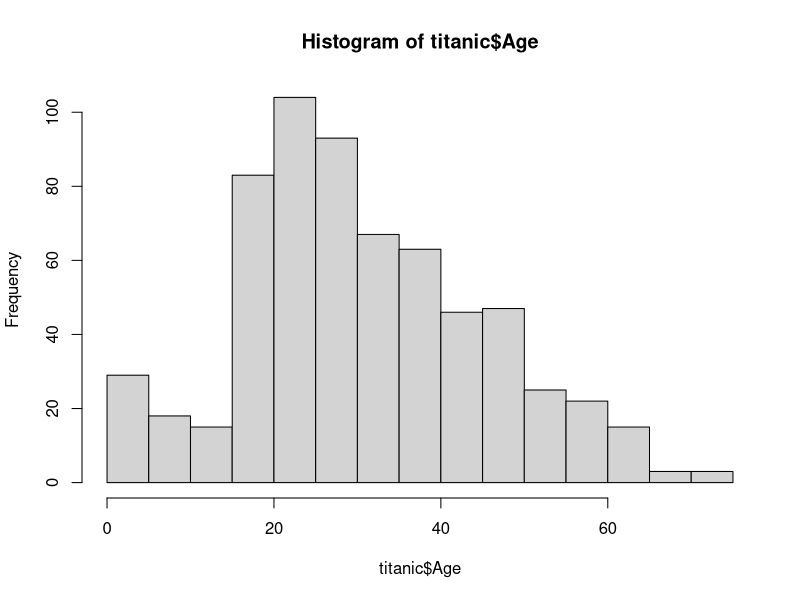
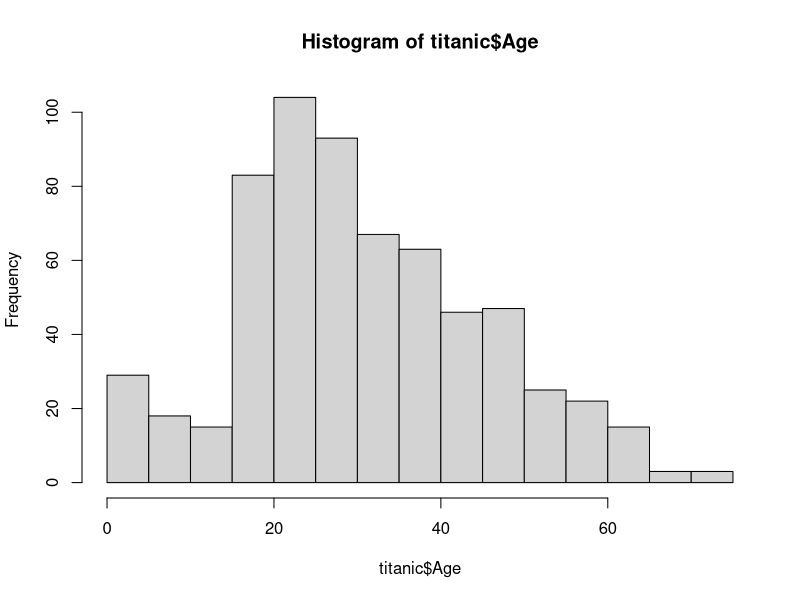
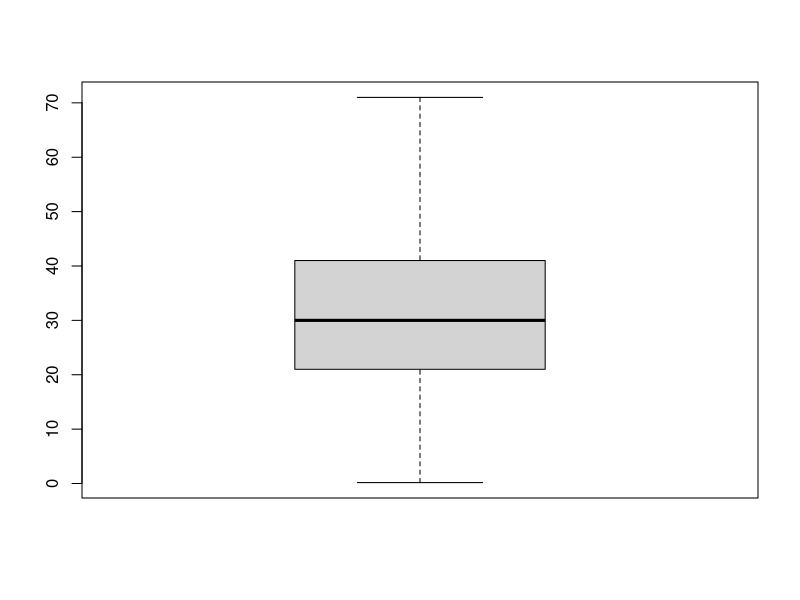
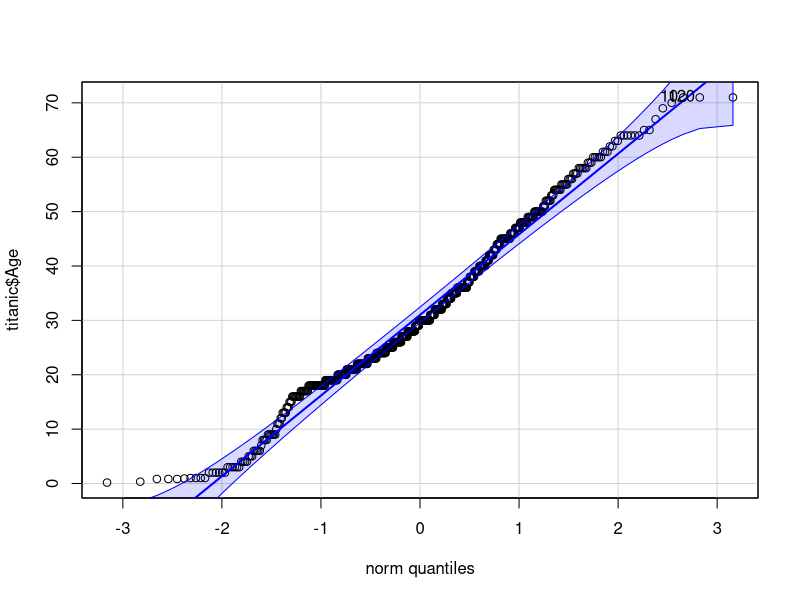
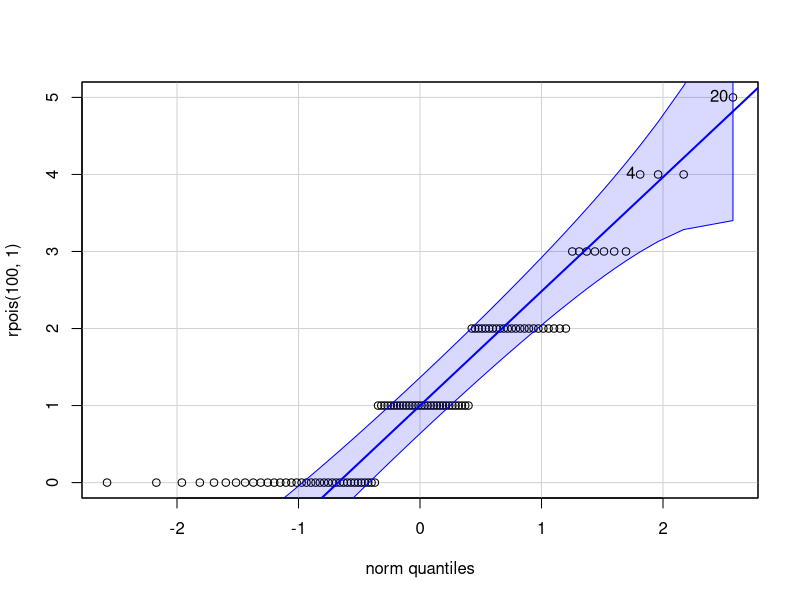
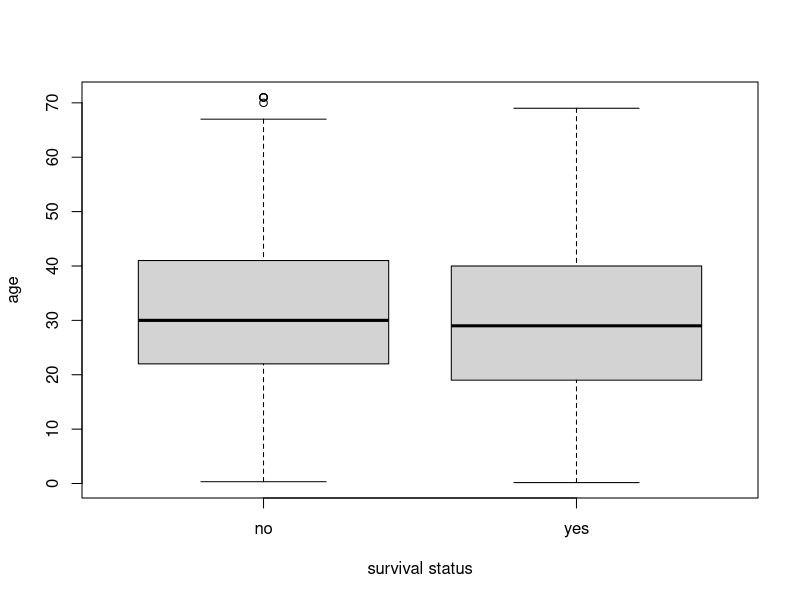
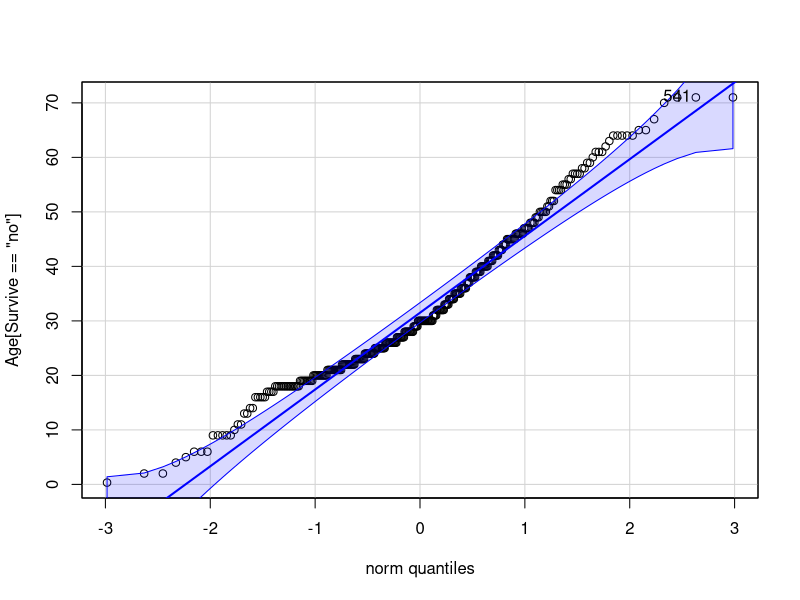
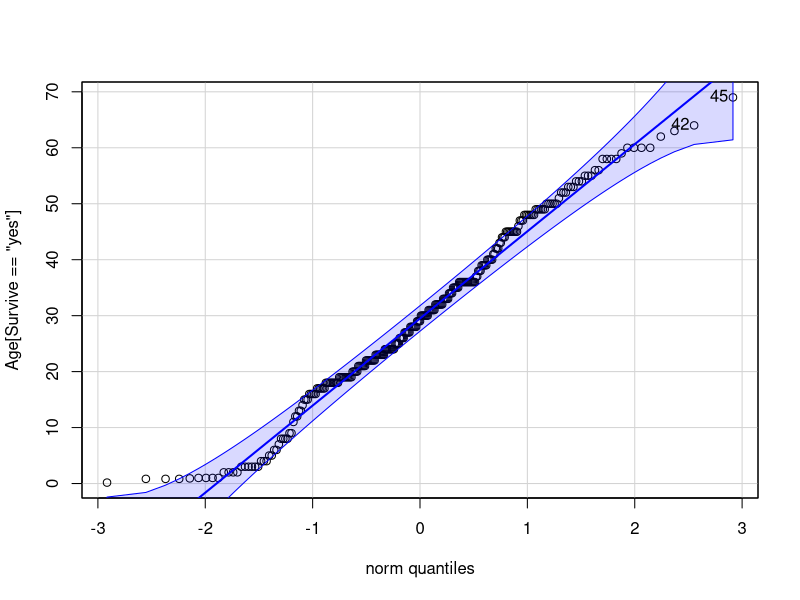

The R script that drew these images, in order:
## ---- chunk 1
# if you don't know how to use these functions, run the line ?hist()
#hist()
#qqPlot()
## ---- chunk 2
#shapiro.test()
## ---- chunk 3
knitr::opts_chunk$set(echo = TRUE)
knitr::opts_knit$set(root.dir = "~/Desktop/Classes/EEMB 146 S20/Week 4/Lab 4/Lab 4 data-20200420 2") #to set your working directory for the whole document so you don't have to set it in each code chunk
## ---- chunk 4
titanic <- read.csv('titanic.csv')

## ---- chunk 5
age <- hist(titanic$Age)
## ---- chunk 6
# data come from normal distribution data
# p < 0.05, not likely to come from normal distribution


# test 1
shapiro.test(titanic$Age) # data not normal

# test 2
hist(titanic$Age) # data are kinda normal result

# test 3
boxplot(titanic$Age) # data are kinda normal

# test 4
#install.packages('car') # if first time using package
library(car)

qqPlot(titanic$Age) # data are kinda normal
  # qqplot is different, don't use this

# What is a qqPlot doing?
  # R takes actual data, calculates mean & variance, generates points from your data,       plots your data against perfect normally distributed data

# How to read a qqPlot
  # xaxis -> quantiles
  # yaxia -> is your actual data
  
  # points are your data
  # center, solid blue is 1:1 line
  # dashed lines are 95% CI interval

# How to interpret a qqPlot
  # if data are perfectly normally distributed, they would fall along 1:1 lines
  # look at 95 CI, are there severe deriviations from this?
  # qqPlot will also label outliers

## titanic$Age looks normally distributed


## What would it look like if it wasn't normal?

qqPlot(rpois(100,1)) # big deviation from normality


# How do we check if our data is normal?
  # shapiro says no (test 1), 3 metrics (test 2-4) say they are
  # However, CTL.
    # if any distribution and we randomly generate 100 points from rpois, 100 times, and       take 100 means, those means would be normally distributed
    # if your sample is big, you can ignore not perfect and call it normal
    # 'big' is loosely defined >= 50 observations

# Conclusion: our data is normal enough to run t.test

## ---- chunk 7
# the one-sample t-test. modify the code for your variables!
#t.test(dataset$sample, mu=18) # self-check: why mu = 18?

t.test(titanic$Age, mu = 18)
## ---- chunk 8
# getting the critical two-sided t-value for alpha = 0.05 and df = 632
qt(0.025, 632) # self-check: why 0.025 and not 0.05?
## ---- chunk 9
t.test(titanic$Age)
## ---- chunk 10
?boxplot
survival <- boxplot(titanic$Age ~ titanic$Survive,
                    xlab = 'survival status',
                    ylab = 'age')
## ---- chunk 11
# Quantile-Qauntile plot is graphical technique to determine if two data sets come from populations with a common distribution. 

# Q-Q plot separated by group (surviving, yes or no). CHANGE THE VARIABLE NAMES IF NEEDED~!

#install.packages('car')
library(car) # load the package before you use it

with(titanic, qqPlot(Age[Survive == "no"])) #, dist="norm", id.method="y", id.n=0,labels=rownames(titanic)))# did you name titanic.csv "titanic"? if not, change it here
with(titanic, qqPlot(Age[Survive == "yes"])) #, dist="norm", id.method="y", id.n=0,labels=rownames(titanic))) # did you name titanic.csv "titanic"? if not, change it here

# Shapiro-Wilk test
with(titanic, shapiro.test(Age[Survive == "yes"]))
with(titanic, shapiro.test(Age[Survive == "no"]))
## ---- chunk 12
# Levene's test: response variable, group variable
leveneTest(titanic$Age, titanic$Survive)
## ---- chunk 13
# two-sample t-test with unequal variances (Welch's two-sample t-test)

#first, you have to subset the two groups
lived <- subset(titanic, Survive=="yes")
died <- subset(titanic, Survive=="no")

#now, run the t-test on those groups
t.test(lived$Age, died$Age, var.equal = FALSE) # note that 95% CI and a two-sided hypothesis are default settings, meaning we don't have to set them here!
## ---- chunk 14
t.test(lived$Age, died$Age, alternative="less", var.equal = FALSE) # here, we specify the one-sided "less" hypothesis, since two-sided is the default setting and we want to override that.
## ---- chunk 15
# upload code
dexterity <- read.csv('dexterity.csv')
names(dexterity)
## ---- chunk 16
# null : mu_dominant = mu_weak
# no difference between the time it takes to write 'the search for truth' with dominant vs. weak hand
# alternative: mu_dominant /= mu_weak
## ---- chunk 17
# preferred to plot difference (boxplot or histogram)
boxplot(dexterity$dominant_hand_s, dexterity$weak_hand_s, ylab = 'time')

# not ideal way
par(mfrow = c(1,2))
hist(dexterity$dominant_hand_s)
hist(dexterity$weak_hand_s)
par(mfrow = c(1,1))
## ---- chunk 18
# two-sample t-test with unequal variances (Welch's two-sample t-test)
?subset()
#first, you have to subset the two groups
dominant <- dexterity$dominant_hand_s
weak <- dexterity$weak_hand_s
diff <- dominant - weak

qqPlot(diff)
shapiro.test(diff)

#now, run the t-test on those groups
t.test(dexterity$dominant_hand_s, dexterity$weak_hand_s, var.equal = FALSE) # note that 95% CI and a two-sided hypothesis are default settings, meaning we don't have to set them here!
## ---- chunk 19
t.test(dexterity$dominant_hand_s, dexterity$weak_hand_s, paired = TRUE)
## ---- chunk 20
# import data set
bumpus <- read.csv('bumpus.csv')
## ---- chunk 21
# null : mu_alive = mu_dead
# no significant difference in mean bird lengths between alive or dead birds

# alternative : mu_alive /= mu_dead
## ---- chunk 22
boxplot(total_length_mm~survival, data = bumpus, id.method = 'y')
# shows that alive birds seem to be smaller than dead birds
## ---- chunk 23
# Shapiro-wilk normality test
with(bumpus, shapiro.test(total_length_mm[survival == 'no']))

with(bumpus, shapiro.test(total_length_mm[survival == 'yes']))
# residuals are not normal


# Q-Qplot
with(bumpus, qqPlot(total_length_mm[survival == "no"], dist ='norm'))

with(bumpus, qqPlot(total_length_mm[survival == 'yes'], dist = 'norm'))

# we are going to pretend that both classes are normally distributed

## ANSWER: The qqPlot and Shapiro-Wilk statistic show that for one of the classes(survival =='yes') the residuals are not quite normal. However, for this scenarior we are going to pretend that both classes are normally distributed. 

## ---- chunk 24
# testing some assumptions about homoegeneity of variance
with(bumpus, tapply(total_length_mm, survival, var, na.rm = TRUE))

# Levene's test for homogeneit of variance (center = 'median')
leveneTest(total_length_mm ~ survival, data = bumpus, center = 'median')

# ANSWER: because p = 0.1989 in levene's test, we do not have significant evidence to conclude that the variances between dead and alive birds are different. We will assume equal variance.

## ---- chunk 25
t.test(total_length_mm~survival, alternative = 'two.sided', conf.level = 0.95, var.equal = TRUE, data = bumpus)

# ANSWER: From the two-sampled t-test, we see that the p-vale = 0.003348 which is less than our level of significance or alpha of 0.05. Therefore, we reject our null hypothesis that dead and alive birds have equal body lengths and conclude that birds that survived have a significant difference in size than those that died
## ---- chunk 26
### THESE ARE THE PARAMETERS YOU WILL BE CHANGING ###
## POPULATION 1
MEAN1 = 1 # Mean of population 1, should be positive !
SD1 = 1 # Standard deviation of population 1
SAMPLE_SIZE1 = 5 # Number of samples you are drawing from the population
SKEWED1 = FALSE # Either TRUE or FALSE
## POPULATION 2
MEAN2 = 1 # Mean of population 2, should be positive !
SD2 = 1 # Standard deviation of population 2
SAMPLE_SIZE2 = 5 # Number of samples you are drawing from the population
SKEWED2 = FALSE # Either TRUE or FALSE
## ---- chunk 27
## POPULATION 1
MEAN1 = 1 # Mean of population 1, should be positive !
SD1 = 1 # Standard deviation of population 1
SAMPLE_SIZE1 = 5 # Number of samples you are drawing from the population
SKEWED1 = FALSE # Either TRUE or FALSE
## POPULATION 2
MEAN2 = 1 # Mean of population 2, should be positive !
SD2 = 5 # Standard deviation of population 2
SAMPLE_SIZE2 = 5 # Number of samples you are drawing from the population
SKEWED2 = FALSE # Either TRUE or FALSE

### DO NOT ENTER ANYTHING BELOW THIS LINE
#############################################################
#  All the code below this line is the simulation

## Make plots of the populations

vals = seq(-20, 20, len=100)

par(mfrow=c(1,2))

if(!SKEWED1){
    plot(vals, dnorm(vals, mean=MEAN1, sd=SD1), type="l", ylim=c(0, 0.5),
                    main="Shape of population 1", ylab="Density", xlab="x", col="red")
} else{
    plot(vals, dexp(vals, rate=1 / MEAN1), type="l", ylim=c(0, 0.5),
                    main="Shape of population 1", ylab="Density", xlab="x", col="red")
}

if(!SKEWED2){
    plot(vals, dnorm(vals, mean=MEAN2, sd=SD2), type="l", ylim=c(0, 0.5),
                    main="Shape of population 2", ylab="Density", xlab="x", col="blue")
} else{
    plot(vals, dexp(vals, rate=1 / MEAN2), type="l", ylim=c(0, 0.5),
                    main="Shape of population 2", ylab="Density", xlab="x", col="blue")
}


## RUN THE SIMULATION
SIM=5000  # Number of simulations
alpha = 0.05  # TYPE I ERROR RATE

if(!SKEWED1){
    pop1_results = matrix(rnorm(SIM * SAMPLE_SIZE1, mean=MEAN1, sd=SD1),
                            nrow=SAMPLE_SIZE1, ncol=SIM)
} else{
    pop1_results = matrix(rexp(SIM * SAMPLE_SIZE1, rate=1 / MEAN1),
                            nrow=SAMPLE_SIZE1, ncol=SIM)

}

if(!SKEWED2){
    pop2_results = matrix(rnorm(SIM * SAMPLE_SIZE2, mean=MEAN2, sd=SD2),
                            nrow=SAMPLE_SIZE2, ncol=SIM)
} else{
    pop2_results = matrix(rexp(SIM * SAMPLE_SIZE2, rate=1 / MEAN2),
                            nrow=SAMPLE_SIZE2, ncol=SIM)

}

significant = array(NA, dim=SIM)
for(i in 1:SIM){

    p_val = t.test(pop1_results[,i], pop2_results[,i], var.equal=TRUE)$p.value
    significant[i] = p_val < alpha

}

# PRINT YOUR RESULTS
if(MEAN1 == MEAN2){
    print(paste("Your true TYPE I ERROR RATE is:", sum(significant) / SIM))
} else {
    print(paste("Your TYPE II ERROR RATE is: ",
                    (length(significant) - sum(significant)) / SIM))
}


## ---- chunk 28
## POPULATION 1
MEAN1 = 1 # Mean of population 1, should be positive !
SD1 = 1 # Standard deviation of population 1
SAMPLE_SIZE1 = 25 # Number of samples you are drawing from the population
SKEWED1 = FALSE # Either TRUE or FALSE
## POPULATION 2
MEAN2 = 1 # Mean of population 2, should be positive !
SD2 = 5 # Standard deviation of population 2
SAMPLE_SIZE2 = 5 # Number of samples you are drawing from the population
SKEWED2 = FALSE # Either TRUE or FALSE

### DO NOT ENTER ANYTHING BELOW THIS LINE
#############################################################
#  All the code below this line is the simulation

## Make plots of the populations

vals = seq(-20, 20, len=100)

par(mfrow=c(1,2))

if(!SKEWED1){
    plot(vals, dnorm(vals, mean=MEAN1, sd=SD1), type="l", ylim=c(0, 0.5),
                    main="Shape of population 1", ylab="Density", xlab="x", col="red")
} else{
    plot(vals, dexp(vals, rate=1 / MEAN1), type="l", ylim=c(0, 0.5),
                    main="Shape of population 1", ylab="Density", xlab="x", col="red")
}

if(!SKEWED2){
    plot(vals, dnorm(vals, mean=MEAN2, sd=SD2), type="l", ylim=c(0, 0.5),
                    main="Shape of population 2", ylab="Density", xlab="x", col="blue")
} else{
    plot(vals, dexp(vals, rate=1 / MEAN2), type="l", ylim=c(0, 0.5),
                    main="Shape of population 2", ylab="Density", xlab="x", col="blue")
}


## RUN THE SIMULATION
SIM=5000  # Number of simulations
alpha = 0.05  # TYPE I ERROR RATE

if(!SKEWED1){
    pop1_results = matrix(rnorm(SIM * SAMPLE_SIZE1, mean=MEAN1, sd=SD1),
                            nrow=SAMPLE_SIZE1, ncol=SIM)
} else{
    pop1_results = matrix(rexp(SIM * SAMPLE_SIZE1, rate=1 / MEAN1),
                            nrow=SAMPLE_SIZE1, ncol=SIM)

}

if(!SKEWED2){
    pop2_results = matrix(rnorm(SIM * SAMPLE_SIZE2, mean=MEAN2, sd=SD2),
                            nrow=SAMPLE_SIZE2, ncol=SIM)
} else{
    pop2_results = matrix(rexp(SIM * SAMPLE_SIZE2, rate=1 / MEAN2),
                            nrow=SAMPLE_SIZE2, ncol=SIM)

}

significant = array(NA, dim=SIM)
for(i in 1:SIM){

    p_val = t.test(pop1_results[,i], pop2_results[,i], var.equal=TRUE)$p.value
    significant[i] = p_val < alpha

}

# PRINT YOUR RESULTS
if(MEAN1 == MEAN2){
    print(paste("Your true TYPE I ERROR RATE is:", sum(significant) / SIM))
} else {
    print(paste("Your TYPE II ERROR RATE is: ",
                    (length(significant) - sum(significant)) / SIM))
}

## ---- chunk 29
## POPULATION 1
MEAN1 = 4 # Mean of population 1, should be positive !
SD1 = 1 # Standard deviation of population 1
SAMPLE_SIZE1 = 5 # Number of samples you are drawing from the population
SKEWED1 = FALSE # Either TRUE or FALSE
## POPULATION 2
MEAN2 = 4 # Mean of population 2, should be positive !
SD2 = 1 # Standard deviation of population 2
SAMPLE_SIZE2 = 5 # Number of samples you are drawing from the population
SKEWED2 = TRUE # Either TRUE or FALSE

### DO NOT ENTER ANYTHING BELOW THIS LINE
#############################################################
#  All the code below this line is the simulation

## Make plots of the populations

vals = seq(-20, 20, len=100)

par(mfrow=c(1,2))

if(!SKEWED1){
    plot(vals, dnorm(vals, mean=MEAN1, sd=SD1), type="l", ylim=c(0, 0.5),
                    main="Shape of population 1", ylab="Density", xlab="x", col="red")
} else{
    plot(vals, dexp(vals, rate=1 / MEAN1), type="l", ylim=c(0, 0.5),
                    main="Shape of population 1", ylab="Density", xlab="x", col="red")
}

if(!SKEWED2){
    plot(vals, dnorm(vals, mean=MEAN2, sd=SD2), type="l", ylim=c(0, 0.5),
                    main="Shape of population 2", ylab="Density", xlab="x", col="blue")
} else{
    plot(vals, dexp(vals, rate=1 / MEAN2), type="l", ylim=c(0, 0.5),
                    main="Shape of population 2", ylab="Density", xlab="x", col="blue")
}


## RUN THE SIMULATION
SIM=5000  # Number of simulations
alpha = 0.05  # TYPE I ERROR RATE

if(!SKEWED1){
    pop1_results = matrix(rnorm(SIM * SAMPLE_SIZE1, mean=MEAN1, sd=SD1),
                            nrow=SAMPLE_SIZE1, ncol=SIM)
} else{
    pop1_results = matrix(rexp(SIM * SAMPLE_SIZE1, rate=1 / MEAN1),
                            nrow=SAMPLE_SIZE1, ncol=SIM)

}

if(!SKEWED2){
    pop2_results = matrix(rnorm(SIM * SAMPLE_SIZE2, mean=MEAN2, sd=SD2),
                            nrow=SAMPLE_SIZE2, ncol=SIM)
} else{
    pop2_results = matrix(rexp(SIM * SAMPLE_SIZE2, rate=1 / MEAN2),
                            nrow=SAMPLE_SIZE2, ncol=SIM)

}

significant = array(NA, dim=SIM)
for(i in 1:SIM){

    p_val = t.test(pop1_results[,i], pop2_results[,i], var.equal=TRUE)$p.value
    significant[i] = p_val < alpha

}

# PRINT YOUR RESULTS
if(MEAN1 == MEAN2){
    print(paste("Your true TYPE I ERROR RATE is:", sum(significant) / SIM))
} else {
    print(paste("Your TYPE II ERROR RATE is: ",
                    (length(significant) - sum(significant)) / SIM))
}
## ---- chunk 30
## POPULATION 1
MEAN1 = 4 # Mean of population 1, should be positive !
SD1 = 1 # Standard deviation of population 1
SAMPLE_SIZE1 = 25 # Number of samples you are drawing from the population
SKEWED1 = FALSE # Either TRUE or FALSE
## POPULATION 2
MEAN2 = 4 # Mean of population 2, should be positive !
SD2 = 5 # Standard deviation of population 2
SAMPLE_SIZE2 = 25 # Number of samples you are drawing from the population
SKEWED2 = TRUE # Either TRUE or FALSE

### DO NOT ENTER ANYTHING BELOW THIS LINE
#############################################################
#  All the code below this line is the simulation

## Make plots of the populations

vals = seq(-20, 20, len=100)

par(mfrow=c(1,2))

if(!SKEWED1){
    plot(vals, dnorm(vals, mean=MEAN1, sd=SD1), type="l", ylim=c(0, 0.5),
                    main="Shape of population 1", ylab="Density", xlab="x", col="red")
} else{
    plot(vals, dexp(vals, rate=1 / MEAN1), type="l", ylim=c(0, 0.5),
                    main="Shape of population 1", ylab="Density", xlab="x", col="red")
}

if(!SKEWED2){
    plot(vals, dnorm(vals, mean=MEAN2, sd=SD2), type="l", ylim=c(0, 0.5),
                    main="Shape of population 2", ylab="Density", xlab="x", col="blue")
} else{
    plot(vals, dexp(vals, rate=1 / MEAN2), type="l", ylim=c(0, 0.5),
                    main="Shape of population 2", ylab="Density", xlab="x", col="blue")
}


## RUN THE SIMULATION
SIM=5000  # Number of simulations
alpha = 0.05  # TYPE I ERROR RATE

if(!SKEWED1){
    pop1_results = matrix(rnorm(SIM * SAMPLE_SIZE1, mean=MEAN1, sd=SD1),
                            nrow=SAMPLE_SIZE1, ncol=SIM)
} else{
    pop1_results = matrix(rexp(SIM * SAMPLE_SIZE1, rate=1 / MEAN1),
                            nrow=SAMPLE_SIZE1, ncol=SIM)

}

if(!SKEWED2){
    pop2_results = matrix(rnorm(SIM * SAMPLE_SIZE2, mean=MEAN2, sd=SD2),
                            nrow=SAMPLE_SIZE2, ncol=SIM)
} else{
    pop2_results = matrix(rexp(SIM * SAMPLE_SIZE2, rate=1 / MEAN2),
                            nrow=SAMPLE_SIZE2, ncol=SIM)

}

significant = array(NA, dim=SIM)
for(i in 1:SIM){

    p_val = t.test(pop1_results[,i], pop2_results[,i], var.equal=TRUE)$p.value
    significant[i] = p_val < alpha

}

# PRINT YOUR RESULTS
if(MEAN1 == MEAN2){
    print(paste("Your true TYPE I ERROR RATE is:", sum(significant) / SIM))
} else {
    print(paste("Your TYPE II ERROR RATE is: ",
                    (length(significant) - sum(significant)) / SIM))
}
